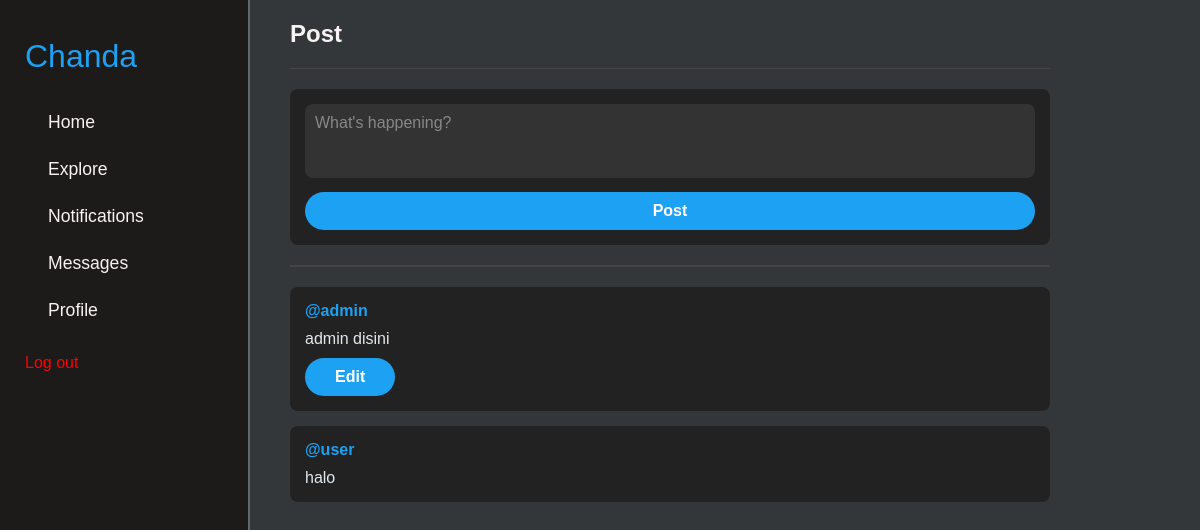
The page /home (signed in) on the database as committed earlier.
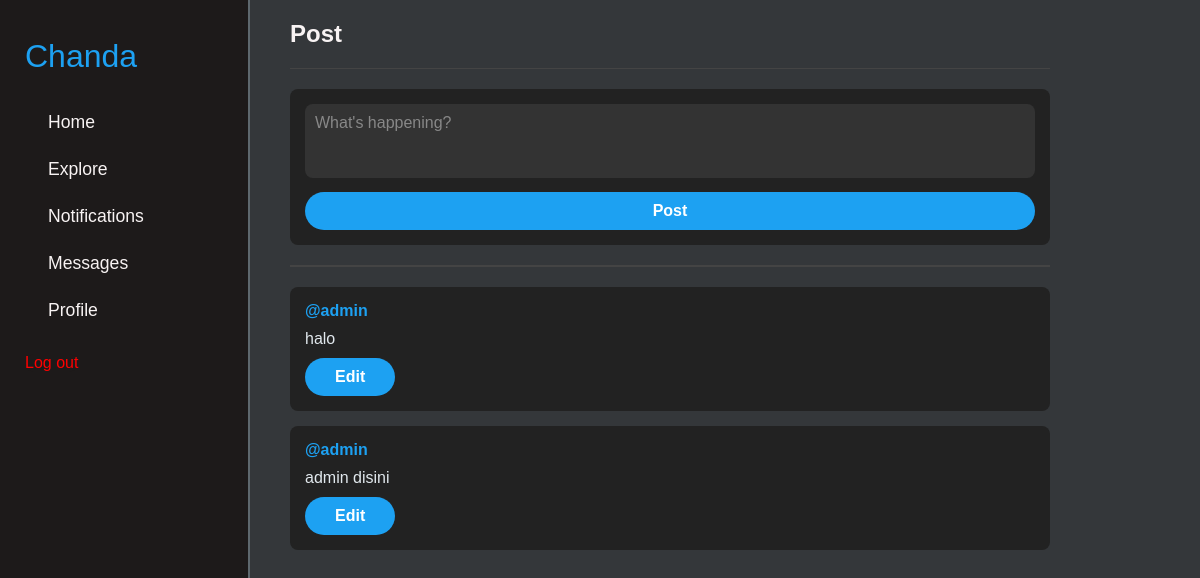
The same page on the database as committed later.
### twtcloneapp/models.py (models this page shows)
class Data(models.Model) :
    username = models.CharField(max_length=150, default="")
    content = models.TextField(default="")
    user = models.ForeignKey(User, on_delete=models.CASCADE, related_name="posts", null=True, blank=True) # buat hapus post kalau akun user dihapus

### twtcloneapp/views.py (the view)
# urls.py: path('home', Homepage.as_view(), name='homepage'),
@method_decorator(login_required(login_url='login'), name='dispatch')
class Homepage(APIView) :
    def get(self, request) :
        items = Data.objects.all()
        items = list(items)
        items.reverse()
        serializer = Data_Serializer(items, many=True)
        return render(request, 'twtcloneapp/index.html', {'items' : serializer.data})

### twtcloneapp/templates/twtcloneapp/index.html (shortened to what this page needs)
<!DOCTYPE html>
<html lang="en">
<head>
    <link rel='stylesheet'
        href='https://cdn-uicons.flaticon.com/2.6.0/uicons-regular-straight/css/uicons-regular-straight.css'>
    <link href="https://cdnjs.cloudflare.com/ajax/libs/font-awesome/5.15.3/css/all.min.css" rel="stylesheet">
</head>
<body>
    <div class="navbar">
        <div class="logo"><span class="logo-icon"><i class="fi fi-rs-teddy-bear"></span></i> Chanda</div>
        <a href="#home"><span class="icon"></span>Home</a>
        <a href="#explore"><span class="icon"></span>Explore</a>
        <a href="#notifications"><span class="icon"></span>Notifications</a>
        <a href="#messages"><span class="icon"></span>Messages</a>
        <a href="#profile"><span class="icon"></span>Profile</a>
        <form action="{% url 'logout' %}" method="post">
            <button type="submit" class="logout-btn">Log out</button>
        </form>
    </div>
    <div class="main-content">
        <header>Post</header>
        <div class="post-form">
            <form action="{% url 'crud' %}" method="post">
                <textarea name="content" placeholder="What's happening?" rows="3" required maxlength="280"></textarea>
                <button type="submit" class="tweet-btn">Post</button>
            </form>
        </div>
        <hr style="border: 1px solid #444; margin: 20px 0;">
        {% for item in items %}
        <div class="tweet">
            <div class="username">@{{ item.username }}</div>
            <div class="content">{{ item.content }}</div>
            {% if item.username == request.user.username %}
            <div class="tweet-edit-btn">
                <form action="{% url 'crud2' item.id %}" method="get" style="display: inline;">
                    <button type="submit" class="tweet-btn">Edit</button>
                </form>
            </div>
            {% endif %}
        </div>
        {% endfor %}
</body>
</html>

### twtcloneapp/templates/twtcloneapp/index.html (style rules this page uses)
* { margin: 0; padding: 0; box-sizing: border-box; font-family: 'Trebuchet MS', 'Lucida Sans Unicode', 'Lucida Grande', 'Lucida Sans', Arial, sans-serif; }
body { display: flex; background-color: #34373a; color: #ffffff; }
.navbar { background-color: #1d1a1a; width: 250px; padding: 20px; display: flex; flex-direction: column; align-items: start; border-right: 2px solid #5e686e; height: 100vh; position: fixed; }
.navbar .logo { font-size: 2em; color: #1DA1F2; margin-bottom: 20px; }
.navbar a { text-decoration: none; color: #f8f3f3; font-size: 1.1em; margin: 3px; display: flex; align-items: center; padding: 10px; border-radius: 24px; transition: background-color 0.2s; width: 100%; }
.tweet-btn { background-color: #1DA1F2; color: #fff; border: none; padding: 10px 30px; font-size: 1em; font-weight: bold; border-radius: 25px; margin-top: 10px; cursor: pointer; transition: background-color 0.2s; }
.logout-btn { background-color: #1d1a1a; color: red; border: none; font-size: 1em; border-radius: 10px; margin-top: 20px; cursor: pointer; margin-left: 5px; }
.main-content { margin-left: 270px; padding: 20px; width: 100%; max-width: 800px; }
.main-content header { font-size: 1.5em; font-weight: bold; color: #f8f3f3; padding-bottom: 20px; border-bottom: 1px solid #444; margin-bottom: 20px; }
.tweet { background-color: #222; padding: 15px; border-radius: 8px; margin-bottom: 15px; }
.tweet .username { color: #1DA1F2; font-weight: bold; cursor: pointer }
.tweet .content { margin-top: 10px; color: #e1e8ed; }
.post-form { background-color: #222; padding: 15px; border-radius: 8px; margin-bottom: 20px; }
.post-form textarea { width: 100%; background-color: #333; border: none; border-radius: 8px; padding: 10px; color: #fff; font-size: 1em; resize: none; }
.post-form textarea::placeholder { color: #888; }
.post-form button { display: block; margin-top: 10px; width: 100%; }

Rows that differ between the two databases and show on the page:
removed Data: username "user", content "halo"
added Data: username "admin", content "halo"
Other text that changed with them:
new list line: "@ Edit"
